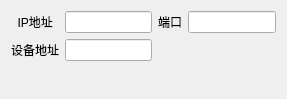
<?xml version="1.0" encoding="UTF-8"?>
<ui version="4.0">
 <class>Net</class>
 <widget class="QWidget" name="Net">
  <property name="geometry">
   <rect>
    <x>0</x>
    <y>0</y>
    <width>287</width>
    <height>99</height>
   </rect>
  </property>
  <property name="windowTitle">
   <string>Form</string>
  </property>
  <layout class="QVBoxLayout" name="verticalLayout">
   <item>
    <layout class="QGridLayout" name="gridLayout">
     <item row="0" column="0">
      <widget class="QLabel" name="label">
       <property name="text">
        <string>  IP地址</string>
       </property>
      </widget>
     </item>
     <item row="0" column="1">
      <widget class="QLineEdit" name="le_addr"/>
     </item>
     <item row="0" column="2">
      <widget class="QLabel" name="label_2">
       <property name="text">
        <string>端口</string>
       </property>
      </widget>
     </item>
     <item row="0" column="3">
      <widget class="QLineEdit" name="le_port"/>
     </item>
     <item row="1" column="0">
      <widget class="QLabel" name="label_3">
       <property name="text">
        <string>设备地址</string>
       </property>
      </widget>
     </item>
     <item row="1" column="1">
      <widget class="QLineEdit" name="le_slave"/>
     </item>
    </layout>
   </item>
   <item>
    <spacer name="verticalSpacer">
     <property name="orientation">
      <enum>Qt::Vertical</enum>
     </property>
     <property name="sizeHint" stdset="0">
      <size>
       <width>20</width>
       <height>20</height>
      </size>
     </property>
    </spacer>
   </item>
  </layout>
 </widget>
 <resources/>
 <connections/>
</ui>
